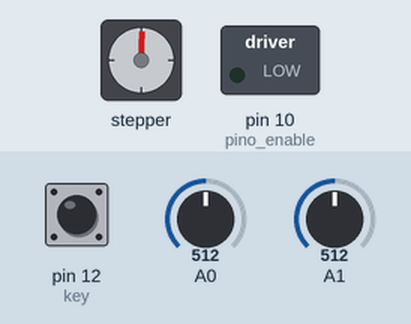
The sketch below on a simulated Arduino Uno, built with avr-gcc and run on an emulated ATmega328P. Shown: stepper motor, switched loads named in the sketch (green lamp = pin HIGH). The test bench sets the inputs (shaded band); at power-on: pin 12 (key) HIGH, A1 = 512, A0 = 512. Stepper angles assume 200 steps per turn; what the sketch prints to the serial monitor is not drawn.

Above: at 1.2 s.
1.3 s: pin 12 (key) pulled LOW for 0.15 s
At 1.79 s:
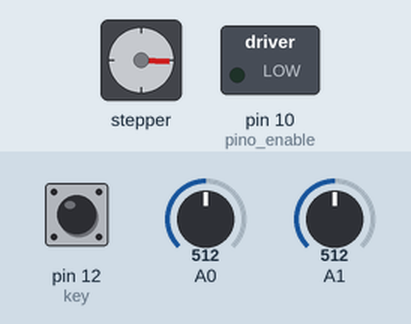
4.3 s: A1 set to 436
At 4.7 s:
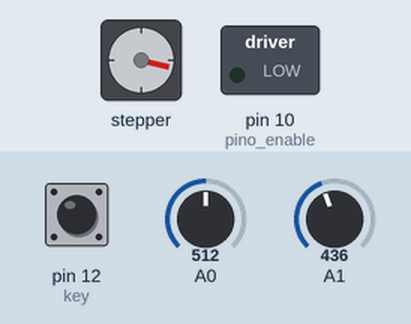
7.3 s: A1 set to 424
At 7.96 s:
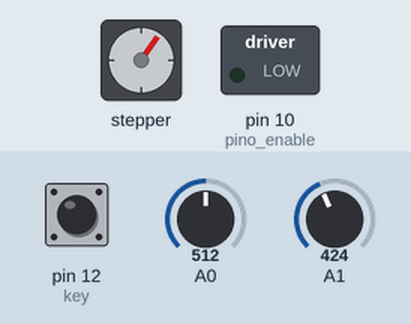
10.3 s: A0 set to 716
At 10.53 s:
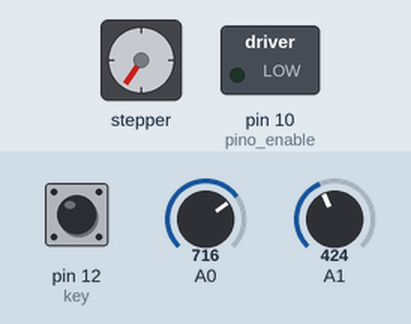
13.3 s: A1 set to 0
16.3 s: A1 set to 20
Timing chart, 0 to 23.6 s (numbered marks = the images above; inputs shaded):
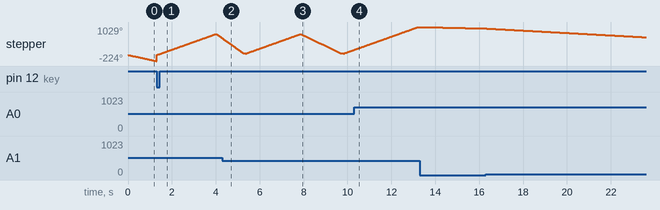

Measured:
- the behaviour switches between 425 and 424 on A1 (found by bisection; images 2 and 3)

The sketch:

OpenLung-firmwarev3.ino
```cpp
// Programa : Sistema de controle AMBU
// Autor : Fellipy Kühne
// Última atualização : 24/03/2020
//
//   O programa em questão deve permitir que um usuário consiga controlar um motor de passo, sua velocidade e o avanço,
//   para isso ele utiliza duas entradas variáveis (potenciometros), e converte sua leitura dentro de um range estipulado.
//
//
//   Obs.:Ainda será necessário implementar uma chave fim de curso, que irá limitar a posição minima na máquina. Assim o avanço será calculado a partir do acionamento
//   da chave para cada paciente.
//   Obs.: O programa em questão ainda está em fase de validaçao.
//
//
///////Hardware utilizado:
//
// Fonte 24v 5A
// Arduino Uno
// 2x Potenciometros 1k
// 1x driver de motor de passo (a4988)
// 1x Capacitor eletrolitico 100uf x 63v (filtro de entrada de tensão do driver)
// 1x Chave fim de curso
// 1x motor de passo modelo Nema17 ou Nema23 compatíveis com o driver
// 1x Resistor 10k


#include <AccelStepper.h>


int avancoMax = 800;
int avancoMin = 40;
int vMin = 10;
int vMax = 800;
int avancoAbs = 0;                                                    //variavel que armazena o avanço atual do motor
int offset = 30;                                                      //offset da chave fim de curso
int x = 0;
int aceleracao_motor = 5;
int sentido_horario = 0;
int sentido_antihorario = 0;

// Definicao pino ENABLE
int pino_enable = 10;

// Definicao pinos STEP e DIR
AccelStepper motor(1, 7, 4 );

// Definição entrada chave fim de curso
int key = 12;


int velocidade() {
  //Serial.println("Entrou velocidade");
  int pot1 = analogRead(A1);                                          // Le o potenciometro 1 - referente a velocidade
  int velocidade_filtro = 0;
  int valorPot1 = map(pot1, 0, 1023, vMin, vMax);                      // Converte o sinal lido pelo potenciometro (0~1023), para o range (vMin~vMax)
  //velocidade_filtro=(0.1*valorPot1)+((1-0.1)*velocidade_filtro);       //filtro de leitura do potenciometro (em teste)
  return valorPot1;
}

int avanco() {
  //Serial.println("Entrou avanco");
  int pot2 = analogRead(A0);                                          // Le o potenciometro 1 - referente a velocidade
  int avanco_filtro = 0;
  int valorPot2 = map(pot2, 0, 1023, 40, avancoMax);                  // Converte o sinal lido pelo potenciometro (0~1023), para o range (0~avancoMaximo)

  //avanco_filtro=(0.1*valorPot2)+((1-0.1)*avanco_filtro);            //filtro de leitura do potenciometro (em teste)
  return valorPot2;
}

void setup()
{

  Serial.begin(9600);
  pinMode(pino_enable, OUTPUT);                              //Define a variável pino_enable(10) como saída
  pinMode(key, INPUT);                                      //Define a variável key(12) como entrada
  // Configuracoes iniciais motor de passo
  motor.setMaxSpeed(1000);
  motor.setAcceleration(aceleracao_motor);
  //motor1.run();
  Serial.println("Digite 1, 2 ou 3 e clique em ENVIAR...");
}

void loop()


{
  Serial.println(x);
  int velocidade_motor = 0;
  velocidade_motor = velocidade();
  //digitalRead(key);

  //if (digitalRead(key)==HIGH)
  //if (digitalRead(key)==LOW)
  switch (x) {

    case (0):
      while (digitalRead(key) == HIGH) {

        motor.moveTo(-avancoMax);                               // deve recuar até atingir a chave fim de curso
        motor.setSpeed(-velocidade_motor);
        motor.runSpeed();//add
        Serial.println("Recuando");

        if (digitalRead(key) == LOW) {
          x = 1;
          sentido_horario = 1;
          sentido_antihorario = 0;
          Serial.println("stop");
          motor.setCurrentPosition(0);

        }

      }
    case (1):
      if (sentido_horario == 1)
      {
        int avanco_motor = avanco();                                                      //mudança de posição da função que define o avanço,
        avancoAbs = avanco_motor;                                                        //para contabilizar somente no avanço e não durante o recuo
        motor.moveTo(avancoAbs);
        motor.setSpeed(velocidade_motor);
        motor.runSpeed();//add
        Serial.println("avanço");

        if (motor.currentPosition() >= avancoAbs) {
          delay(100);

          sentido_horario = 0;
          sentido_antihorario = 1;
          //motor.setCurrentPosition(0);
          Serial.println("finalizou avanço");

        }
      }

      // Move o motor no sentido anti-horario
      if (sentido_antihorario == 1)
      {
        motor.moveTo(offset);                                                             // não deve ir a 0 para nao colidir com a chave fim de curso verificar valor ideal
        motor.setSpeed(-velocidade_motor);
        motor.runSpeed();


        if (motor.currentPosition() <= offset) {
          delay (100);
          sentido_horario = 1;
          sentido_antihorario = 0;
        }
      }
      // Comando para acionar o motor no sentido especificado
  }
  motor.runSpeed();


}
```
